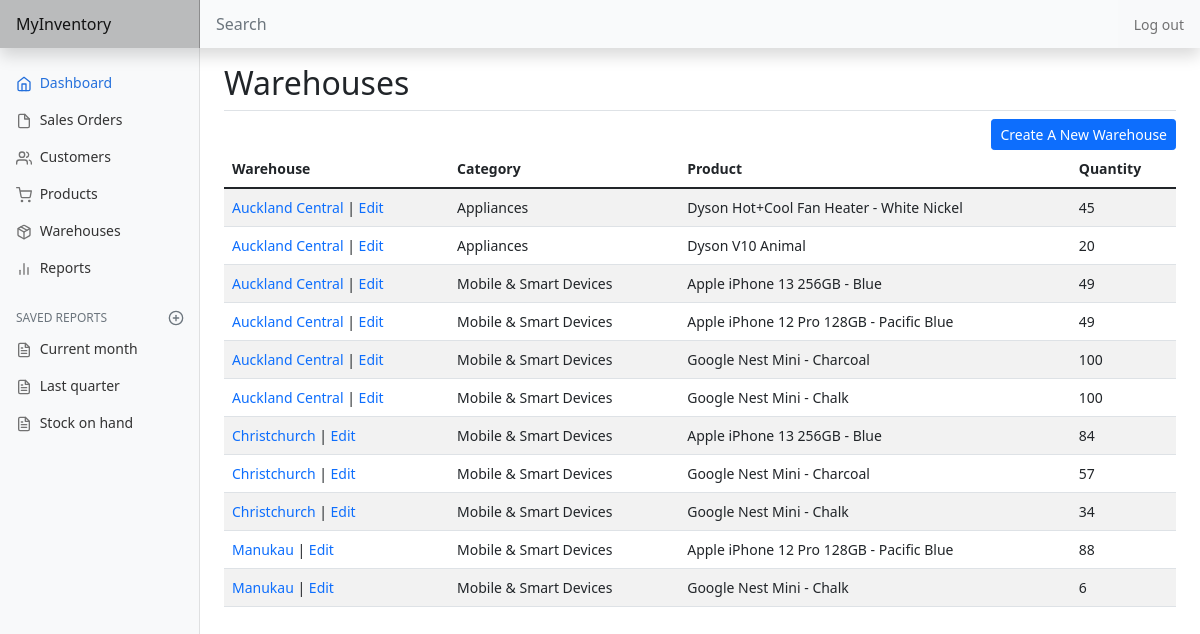
The page /warehouse/list (signed in) on the database as committed earlier.
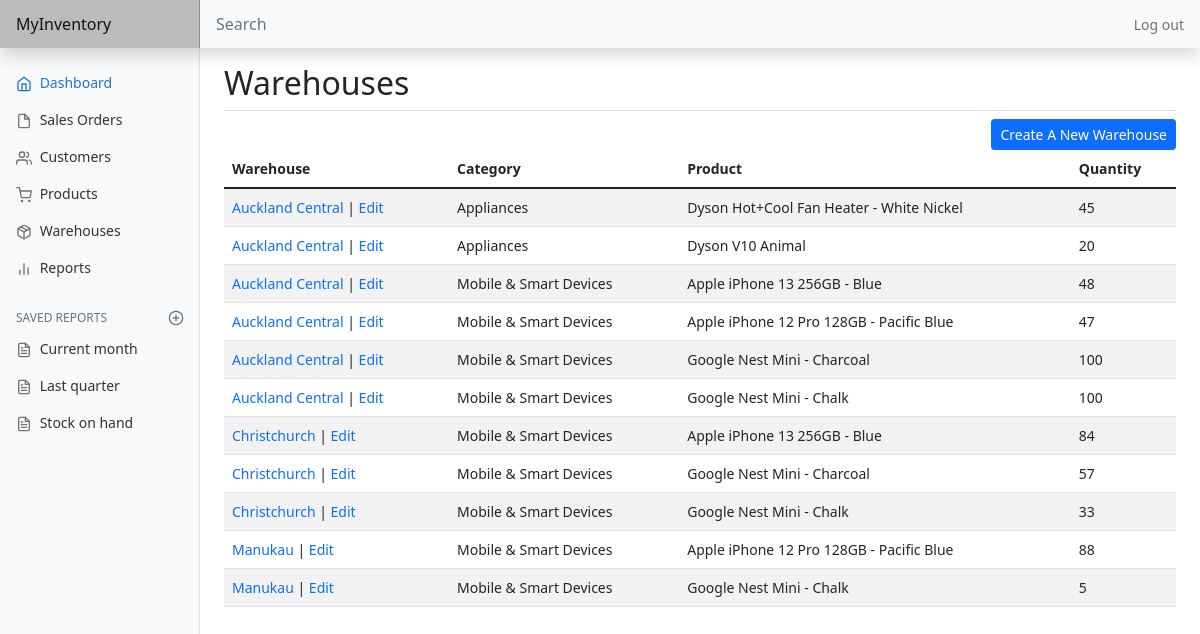
The same page on the database as committed later.
### inventory/models.py (models this page shows, shortened)
class Shelf(models.Model):
    user = models.ForeignKey(
        User, on_delete=models.CASCADE, related_name="shelves")
    warehouse = models.ForeignKey(Warehouse, on_delete=models.CASCADE)
    product = models.ForeignKey(Product, on_delete=models.CASCADE)
    quantity = models.DecimalField(
        max_digits=19, decimal_places=10, default=0)

class Warehouse(models.Model):
    user = models.ForeignKey(
        User, on_delete=models.CASCADE, related_name="warehouses")
    warehouse = models.CharField(max_length=64)
    def __str__(self):
        return f"{ self.warehouse }"

class Product(models.Model):
    user = models.ForeignKey(
        User, on_delete=models.CASCADE, related_name="products")
    name = models.CharField(max_length=100)
    sku = models.CharField(blank=True, max_length=20)
    barcode = models.CharField(blank=True, max_length=32)
    category = models.ForeignKey(ProductCategory, on_delete=models.PROTECT)
    batch = models.CharField(max_length=20)
    expiry_date = models.DateField(null=True, blank=True)
    unit_cost = models.DecimalField(
        max_digits=19, decimal_places=10, default=0)
    retail_price = models.DecimalField(
        max_digits=19, decimal_places=10, default=1)

class ProductCategory(models.Model):
    user = models.ForeignKey(
        User, on_delete=models.CASCADE, related_name="categories")
    category = models.CharField(max_length=64)
    def __str__(self):
        return f"{ self.category }"

### inventory/views.py (the view)
# urls.py: path('warehouse/list', views.warehouse, name="warehouse"),
@login_required
def warehouse(request):
    if not request.user.is_authenticated:
        return JsonResponse(status=404)
    warehouses = Warehouse.objects.filter(
        user=request.user).order_by('warehouse')
    shelves = Shelf.objects.filter(
        user=request.user).order_by('warehouse', '-product')
    return render(request, "inventory/warehouse.html", {
        'warehouses': warehouses,
        'shelves': shelves
    })

### inventory/templates/inventory/warehouse.html (shortened to what this page needs)
{% extends 'inventory/layout.html' %}
{% block body %}
    {% if view %}
        <h2>Viewing Warehouse</h2>
        <div class="d-flex justify-content-start border-top pt-2">
            <a class="btn btn-sm btn-primary" href="{% url 'warehouse' %}">Back</a>
        </div>
    {% else %}
        <h2>Warehouses</h2>
        <div class="d-flex justify-content-end border-top pt-2">
            <a class="btn btn-sm btn-primary" href="{% url 'create_warehouse' %}">Create A New Warehouse</a>
        </div>
    {% endif %}
    {% if not warehouses %}
        <span class="pagination">No warehouse.</span>
    {% else %}
        <div class="table-responsive-md">
            <table class="table table-striped table-hover">
                <thead>
                    <tr class="table-striped">
                        <th scope="col">Warehouse</th>
                        <th scope="col">Category</th>
                        <th scope="col">Product</th>
                        <th scope="col">Quantity</th>
                    </tr>
                </thead>
                <tbody>
                    {% for shelf in shelves %}
                        <tr class="table-striped">
                            <td>
                                {% if view %}
                                    {{ shelf.warehouse }}
                                {% else %}
                                    <a class="text-decoration-none" href="{% url 'view_warehouse' shelf.warehouse.id %}">{{ shelf.warehouse }}</a>
                                {% endif %}
                                 | <a class="edit-link fw-light" href="{% url 'edit_warehouse' shelf.warehouse.id %}">Edit</a>
                            </td>
                            <td>{{ shelf.product.category }}</td>
                            <td>{{ shelf.product.name }}</td>
                            <td>{{ shelf.quantity|floatformat:0 }}</td>
                        </tr>
                    {% endfor %}
                </tbody>
            </table>
        </div>
    {% endif %}
{% endblock %}

Rows that differ between the two databases and show on the page:
changed Shelf (number 3 of 11 on the later page): quantity "49" → "48"
changed Shelf (number 4 of 11 on the later page): quantity "49" → "47"
changed Shelf (number 9 of 11 on the later page): quantity "34" → "33"
changed Shelf (number 11 of 11 on the later page): quantity "6" → "5"
